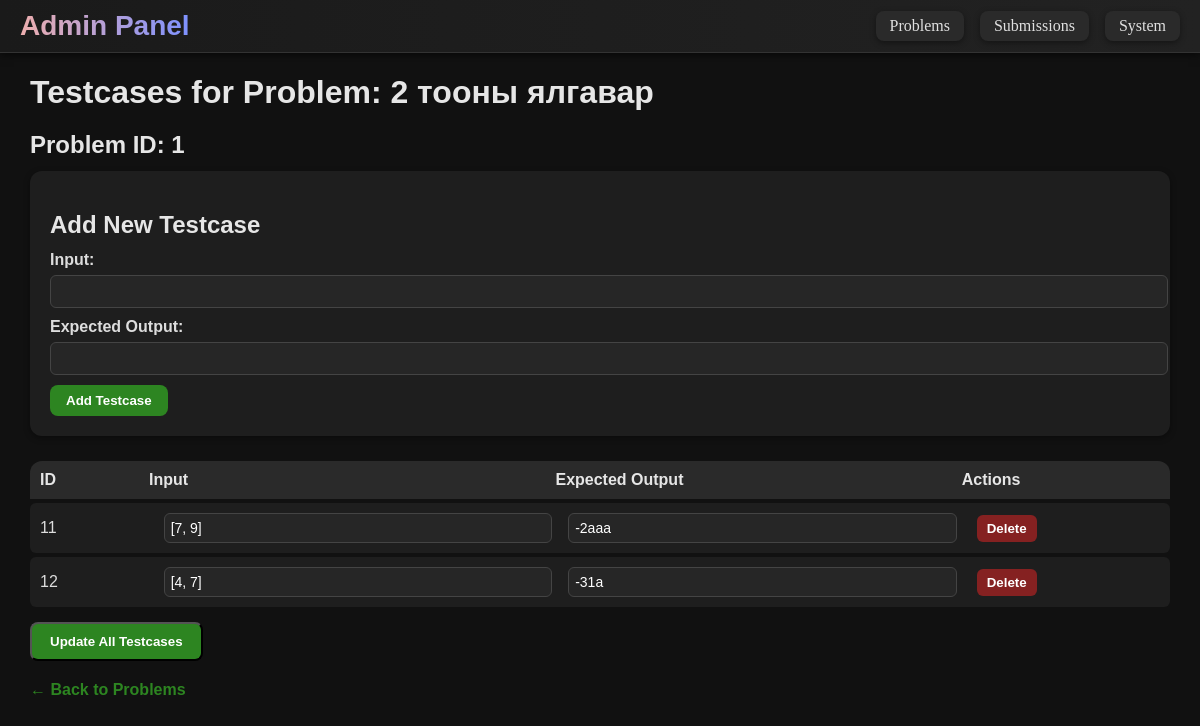
/admin/problem/1/testcases, run on an earlier commit of the app's database.
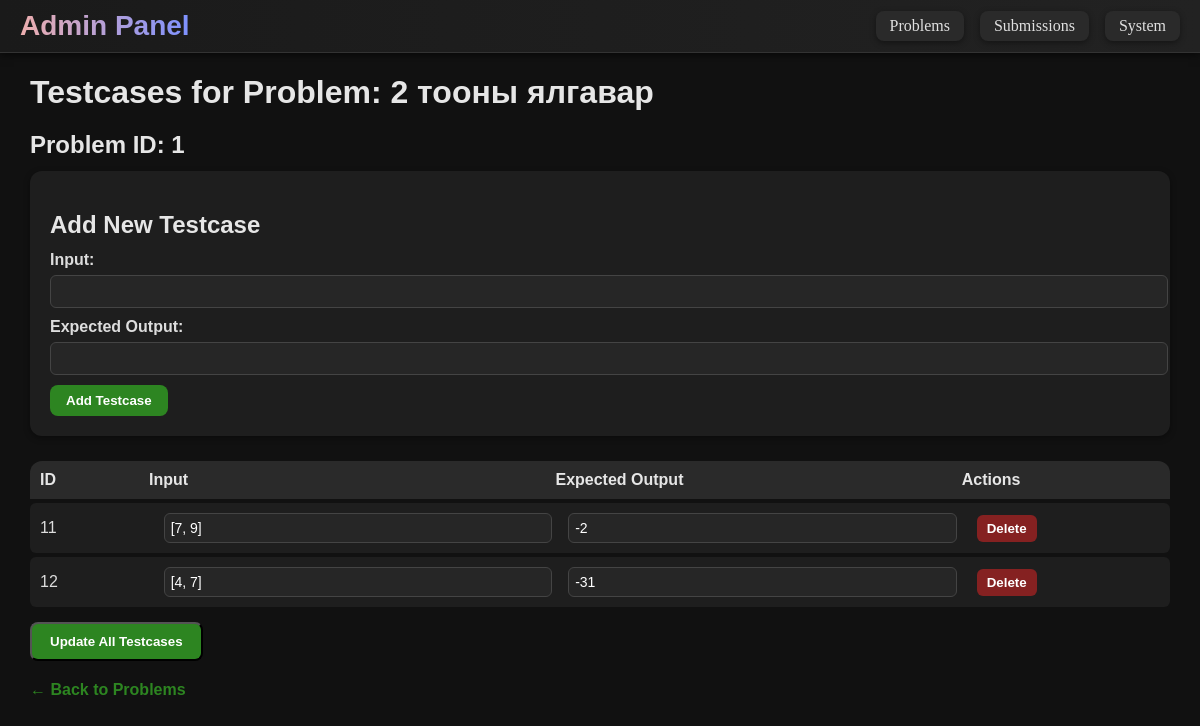
And on a later commit of the database.
### tables this page shows
CREATE TABLE test_cases (
    id INTEGER PRIMARY KEY AUTOINCREMENT,
    problem_id INTEGER,
    input TEXT NOT NULL,
    expected TEXT NOT NULL,
    FOREIGN KEY(problem_id) REFERENCES problems(id)
);

### run.py (the view)
@app.route("/admin/problem/<int:problem_id>/testcases")
def admin_testcases(problem_id):
    conn = get_db_connection()
    conn.commit()
    problem = conn.execute("SELECT * FROM problems WHERE id = ?", (problem_id,)).fetchone()
    testcases = conn.execute("SELECT * FROM test_cases WHERE problem_id = ?", (problem_id,)).fetchall()
    conn.close()
    if problem is None:
        return f"⚠️ Problem with id {problem_id} not found", 404
    return render_template("admin/adminTestcases.html", problem=problem, testcases=testcases, id=problem_id)

### run.py (called while the page is built)
def get_db_connection():
    conn = sqlite3.connect(DB_PATH)
    conn.row_factory = sqlite3.Row
    return conn

### templates/admin/adminTestcases.html (shortened to what this page needs)
{% extends "admin/admin.html" %}
{% block content %}
<div id="tc-container">
    <h1>Testcases for Problem: {{ problem['title'] }}</h1>
    <h2>Problem ID: {{ problem['id'] }}</h2>
    <div id="add-tc-form">
        <h2>Add New Testcase</h2>
        <form method="post" action="{{ url_for('add_testcase', problem_id=problem['id']) }}">
            <label>Input:</label>
            <input type="text" name="input_data" required>
            <label>Expected Output:</label>
            <input type="text" name="expected_output" required>
            <button type="submit">Add Testcase</button>
        </form>
    </div>
    {% if testcases %}
    <form method="post" action="{{ url_for('update_all_testcases', problem_id=problem['id']) }}">
        <div id="tc-header">
            <div>ID</div>
            <div>Input</div>
            <div>Expected Output</div>
            <div>Actions</div>
        </div>
        {% for tc in testcases %}
        <div class="tc-row" data-id="{{ tc['id'] }}">
            <div>{{ tc['id'] }}</div>
            <input type="text" name="input_{{ tc['id'] }}" value="{{ tc['input'] }}" required>
            <input type="text" name="expected_{{ tc['id'] }}" value="{{ tc['expected'] }}" required>
            <div class="tc-actions">
                <button type="button" class="btn-delete" onclick="deleteTestcase({{ tc['id'] }})">Delete</button>
            </div>
        </div>
        {% endfor %}
        <button type="submit" class="btn-update-all">Update All Testcases</button>
    </form>
    {% else %}
    <div class="no-tc">No testcases yet.</div>
    {% endif %}
    <a href="{{ url_for('edit_problem', id=problem['id']) }}" class="back-link">← Back to Problems</a>
</div>
{% endblock %}

What changed in the data, as far as the page shows it:
changed test_cases id 11: expected "-2aaa" → "-2"
changed test_cases id 12: expected "-31a" → "-31"
